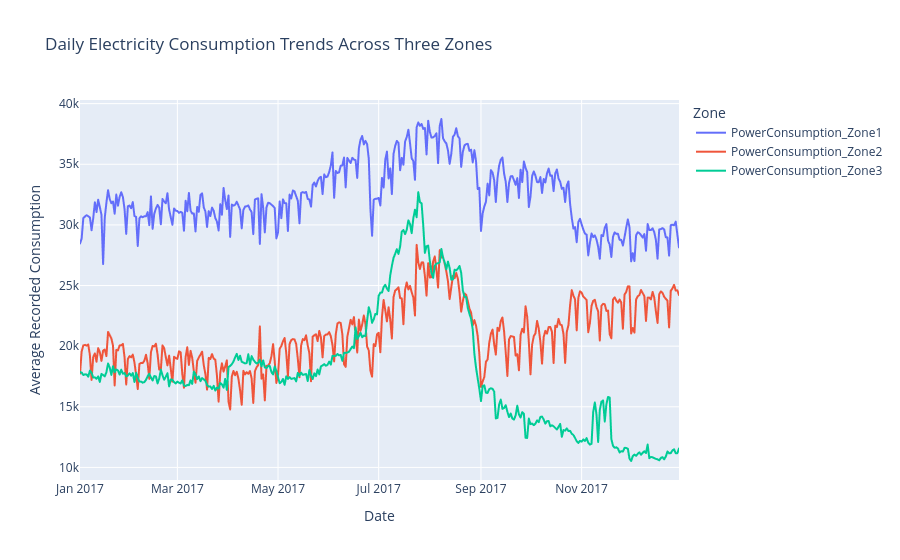

This figure's notebook cell:
### Code cell
daily_long = daily_consumption.melt(
    id_vars='Date',
    value_vars=zone_columns,
    var_name='Zone',
    value_name='Average Consumption'
)

fig = px.line(
    daily_long,
    x='Date',
    y='Average Consumption',
    color='Zone',
    title='Daily Electricity Consumption Trends Across Three Zones'
)

fig.update_layout(
    xaxis_title='Date',
    yaxis_title='Average Recorded Consumption',
    hovermode='x unified'
)

fig.show()

### Figure 1 — Plotly figure (JSON) as saved in the notebook; plotly's stock layout.template omitted (floating-point values rounded to 4 significant figures; data arrays with more than 128 entries replaced by an {"elided": "..."} marker saying what was removed)
{"data": [{"hovertemplate": "Zone=PowerConsumption_Zone1<br>Date=%{x}<br>Average Consumption=%{y}<extra></extra>", "legendgroup": "PowerConsumption_Zone1", "line": {"color": "#636efa", "dash": "solid"}, "marker": {"symbol": "circle"}, "mode": "lines", "name": "PowerConsumption_Zone1", "showlegend": true, "type": "scattergl", "x": {"elided": "364 str values"}, "xaxis": "x", "y": {"elided": "364 float values"}, "yaxis": "y"}, {"hovertemplate": "Zone=PowerConsumption_Zone2<br>Date=%{x}<br>Average Consumption=%{y}<extra></extra>", "legendgroup": "PowerConsumption_Zone2", "line": {"color": "#EF553B", "dash": "solid"}, "marker": {"symbol": "circle"}, "mode": "lines", "name": "PowerConsumption_Zone2", "showlegend": true, "type": "scattergl", "x": {"elided": "364 str values"}, "xaxis": "x", "y": {"elided": "364 float values"}, "yaxis": "y"}, {"hovertemplate": "Zone=PowerConsumption_Zone3<br>Date=%{x}<br>Average Consumption=%{y}<extra></extra>", "legendgroup": "PowerConsumption_Zone3", "line": {"color": "#00cc96", "dash": "solid"}, "marker": {"symbol": "circle"}, "mode": "lines", "name": "PowerConsumption_Zone3", "showlegend": true, "type": "scattergl", "x": {"elided": "364 str values"}, "xaxis": "x", "y": {"elided": "364 float values"}, "yaxis": "y"}], "layout": {"hovermode": "x unified", "legend": {"title": {"text": "Zone"}, "tracegroupgap": 0}, "title": {"text": "Daily Electricity Consumption Trends Across Three Zones"}, "xaxis": {"anchor": "y", "domain": [0, 1], "title": {"text": "Date"}}, "yaxis": {"anchor": "x", "domain": [0, 1], "title": {"text": "Average Recorded Consumption"}}}}
